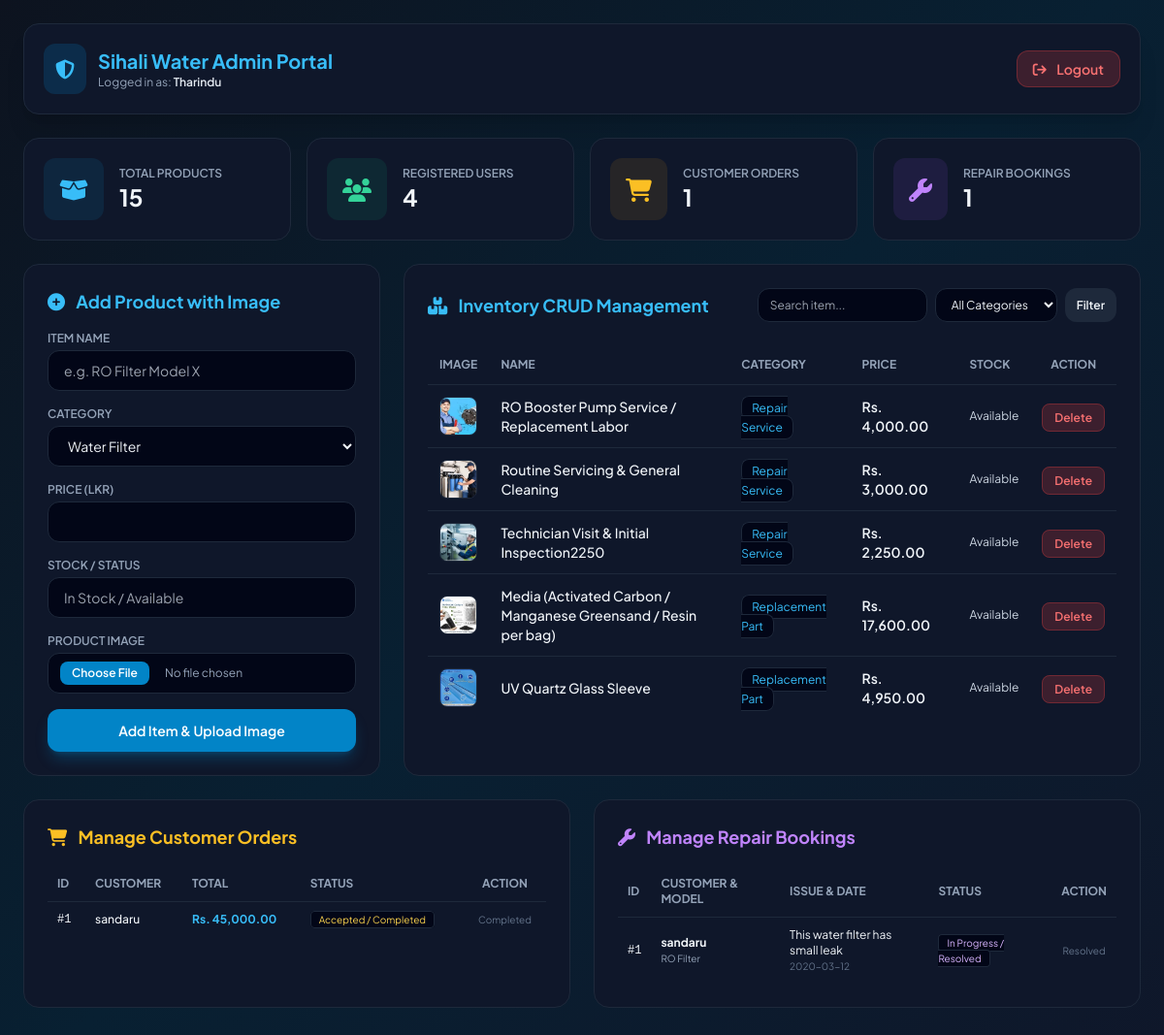
/admin_dashboard.php (signed in), run on the app's committed database.
### tables this page shows
CREATE TABLE `items` (
  `id` int(11) NOT NULL,
  `name` varchar(150) NOT NULL,
  `category` enum('Water Filter','Replacement Part','Repair Service') NOT NULL,
  `price` decimal(10,2) NOT NULL,
  `stock` varchar(100) NOT NULL,
  `created_at` timestamp NOT NULL DEFAULT current_timestamp(),
  `image` varchar(255) DEFAULT 'default_water.jpg'
);

CREATE TABLE `orders` (
  `order_id` int(11) NOT NULL,
  `user_id` int(11) DEFAULT NULL,
  `total_amount` decimal(10,2) DEFAULT NULL,
  `status` varchar(50) DEFAULT 'Pending',
  `created_at` timestamp NOT NULL DEFAULT current_timestamp()
);

CREATE TABLE `users` (
  `id` int(11) NOT NULL,
  `name` varchar(100) NOT NULL,
  `email` varchar(100) NOT NULL,
  `password` varchar(255) NOT NULL,
  `created_at` timestamp NOT NULL DEFAULT current_timestamp(),
  `role` varchar(20) DEFAULT 'user',
  `last_login` timestamp NOT NULL DEFAULT current_timestamp() ON UPDATE current_timestamp()
);

CREATE TABLE `repair_bookings` (
  `booking_id` int(11) NOT NULL,
  `user_id` int(11) DEFAULT NULL,
  `filter_model` varchar(150) DEFAULT NULL,
  `issue_description` text DEFAULT NULL,
  `preferred_date` date DEFAULT NULL,
  `status` varchar(50) DEFAULT 'Pending',
  `created_at` timestamp NOT NULL DEFAULT current_timestamp()
);

### admin_dashboard.php (the view, shortened to what this page needs)
<?php
include 'db.php';
$total_products = $conn->query("SELECT COUNT(*) as count FROM items")->fetch_assoc()['count'];
$total_users = $conn->query("SELECT COUNT(*) as count FROM users WHERE role='user'")->fetch_assoc()['count'];
$total_orders = $conn->query("SELECT COUNT(*) as count FROM orders")->fetch_assoc()['count'];
$total_bookings = $conn->query("SELECT COUNT(*) as count FROM repair_bookings")->fetch_assoc()['count'];
$search = $_GET['search'] ?? '';
$query = "SELECT * FROM items WHERE 1=1";
$query .= " ORDER BY id DESC";
$items = $conn->query($query);
$orders = $conn->query("SELECT o.*, u.name as user_name FROM orders o JOIN users u ON o.user_id = u.id ORDER BY o.order_id DESC");
$bookings = $conn->query("SELECT b.*, u.name as user_name FROM repair_bookings b JOIN users u ON b.user_id = u.id ORDER BY b.booking_id DESC");
?>
<!DOCTYPE html>
<html lang="en">
<head>
    <script src="https://cdn.tailwindcss.com"></script>
    <link rel="stylesheet" href="https://cdnjs.cloudflare.com/ajax/libs/font-awesome/6.4.0/css/all.min.css">
    <link rel="stylesheet" href="style.css">
</head>
<body class="bg-slate-950 text-slate-100 min-h-screen p-6 font-sans">
    <div class="flex justify-between items-center bg-slate-900 border border-slate-800 p-5 rounded-2xl mb-6 shadow-xl">
        <div class="flex items-center gap-3">
            <div class="bg-sky-600/20 text-sky-400 p-3 rounded-xl text-xl"><i class="fa-solid fa-shield-halved"></i></div>
            <div>
                <h1 class="text-xl font-bold text-sky-400">Sihali Water Admin Portal</h1>
                <p class="text-xs text-slate-400">Logged in as: <span class="text-slate-200 font-semibold"><?= htmlspecialchars($_SESSION['user_name']) ?></span></p>
            </div>
        </div>
        <a href="logout.php" class="bg-red-500/20 hover:bg-red-500/30 text-red-400 px-4 py-2 rounded-xl text-sm font-semibold transition border border-red-500/30"><i class="fa-solid fa-arrow-right-from-bracket mr-2"></i> Logout</a>
    </div>
    <div class="grid grid-cols-1 md:grid-cols-4 gap-4 mb-6">
        <div class="bg-slate-900 border border-slate-800 p-5 rounded-2xl flex items-center gap-4">
            <div class="bg-sky-500/10 text-sky-400 p-4 rounded-xl text-2xl"><i class="fa-solid fa-box-open"></i></div>
            <div>
                <p class="text-xs text-slate-400 uppercase font-semibold">Total Products</p>
                <h3 class="text-2xl font-bold"><?= $total_products ?></h3>
            </div>
        </div>
        <div class="bg-slate-900 border border-slate-800 p-5 rounded-2xl flex items-center gap-4">
            <div class="bg-emerald-500/10 text-emerald-400 p-4 rounded-xl text-2xl"><i class="fa-solid fa-users"></i></div>
            <div>
                <p class="text-xs text-slate-400 uppercase font-semibold">Registered Users</p>
                <h3 class="text-2xl font-bold"><?= $total_users ?></h3>
            </div>
        </div>
        <div class="bg-slate-900 border border-slate-800 p-5 rounded-2xl flex items-center gap-4">
            <div class="bg-amber-500/10 text-amber-400 p-4 rounded-xl text-2xl"><i class="fa-solid fa-cart-shopping"></i></div>
            <div>
                <p class="text-xs text-slate-400 uppercase font-semibold">Customer Orders</p>
                <h3 class="text-2xl font-bold"><?= $total_orders ?></h3>
            </div>
        </div>
        <div class="bg-slate-900 border border-slate-800 p-5 rounded-2xl flex items-center gap-4">
            <div class="bg-purple-500/10 text-purple-400 p-4 rounded-xl text-2xl"><i class="fa-solid fa-wrench"></i></div>
            <div>
                <p class="text-xs text-slate-400 uppercase font-semibold">Repair Bookings</p>
                <h3 class="text-2xl font-bold"><?= $total_bookings ?></h3>
            </div>
        </div>
    </div>
    <div class="grid grid-cols-1 lg:grid-cols-3 gap-6 mb-6">
        <div class="bg-slate-900 border border-slate-800 p-6 rounded-2xl h-fit">
            <h3 class="text-lg font-bold text-sky-400 mb-4"><i class="fa-solid fa-plus-circle mr-2"></i> Add Product with Image</h3>
            <form method="POST" enctype="multipart/form-data" class="space-y-4">
                <div>
                    <label class="block text-xs font-semibold text-slate-400 mb-1 uppercase">Item Name</label>
                    <input type="text" name="name" placeholder="e.g. RO Filter Model X" required class="w-full bg-slate-950 border border-slate-800 rounded-xl px-4 py-2.5 text-sm focus:outline-none focus:border-sky-500">
                </div>
                <div>
                    <label class="block text-xs font-semibold text-slate-400 mb-1 uppercase">Category</label>
                    <select name="category" class="w-full bg-slate-950 border border-slate-800 rounded-xl px-4 py-2.5 text-sm focus:outline-none focus:border-sky-500">
                        <option value="Water Filter">Water Filter</option>
                    </select>
                </div>
                <div>
                    <label class="block text-xs font-semibold text-slate-400 mb-1 uppercase">Price (LKR)</label>
                    <input type="number" step="0.01" name="price" required class="w-full bg-slate-950 border border-slate-800 rounded-xl px-4 py-2.5 text-sm focus:outline-none focus:border-sky-500">
                </div>
                <div>
                    <label class="block text-xs font-semibold text-slate-400 mb-1 uppercase">Stock / Status</label>
                    <input type="text" name="stock" placeholder="In Stock / Available" required class="w-full bg-slate-950 border border-slate-800 rounded-xl px-4 py-2.5 text-sm focus:outline-none focus:border-sky-500">
                </div>
                <div>
                    <label class="block text-xs font-semibold text-slate-400 mb-1 uppercase">Product Image</label>
                    <input type="file" name="image" accept="image/*" required class="w-full bg-slate-950 border border-slate-800 rounded-xl px-3 py-2 text-xs text-slate-400 file:mr-4 file:py-1 file:px-3 file:rounded-lg file:border-0 file:text-xs file:font-semibold file:bg-sky-600 file:text-white hover:file:bg-sky-500">
                </div>
                <button type="submit" name="add_item" class="w-full bg-sky-600 hover:bg-sky-500 text-white font-semibold py-3 rounded-xl transition shadow-lg shadow-sky-600/30 text-sm">Add Item & Upload Image</button>
            </form>
        </div>
        <div class="lg:col-span-2 bg-slate-900 border border-slate-800 p-6 rounded-2xl">
            <div class="flex flex-col md:flex-row justify-between items-center gap-4 mb-6">
                <h3 class="text-lg font-bold text-sky-400"><i class="fa-solid fa-boxes-stacked mr-2"></i> Inventory CRUD Management</h3>
                <form method="GET" class="flex gap-2 w-full md:w-auto">
                    <input type="text" name="search" value="<?= htmlspecialchars($search) ?>" placeholder="Search item..." class="bg-slate-950 border border-slate-800 rounded-xl px-3 py-2 text-xs focus:outline-none focus:border-sky-500">
                    <select name="category" class="bg-slate-950 border border-slate-800 rounded-xl px-3 py-2 text-xs focus:outline-none focus:border-sky-500">
                        <option value="">All Categories</option>
                    </select>
                    <button type="submit" class="bg-slate-800 hover:bg-slate-700 px-3 py-2 rounded-xl text-xs font-semibold">Filter</button>
                </form>
            </div>
            <div class="overflow-x-auto max-h-96 overflow-y-auto">
                <table class="w-full text-left border-collapse">
                    <thead>
                        <tr class="border-b border-slate-800 text-slate-400 text-xs uppercase sticky top-0 bg-slate-900">
                            <th class="p-3">Image</th>
                            <th class="p-3">Name</th>
                            <th class="p-3">Category</th>
                            <th class="p-3">Price</th>
                            <th class="p-3">Stock</th>
                            <th class="p-3 text-center">Action</th>
                        </tr>
                    </thead>
                    <tbody class="divide-y divide-slate-800 text-sm">
                        <?php while($row = $items->fetch_assoc()): ?>
                        <tr class="hover:bg-slate-800/50">
                            <td class="p-3">
                                <img src="<?= !empty($row['image']) ? $row['image'] : 'uploads/default.jpg' ?>" alt="" class="w-10 h-10 object-cover rounded-lg border border-slate-800">
                            </td>
                            <td class="p-3 font-medium"><?= htmlspecialchars($row['name']) ?></td>
                            <td class="p-3"><span class="bg-slate-950 border border-slate-800 px-2.5 py-1 rounded-lg text-xs text-sky-400"><?= $row['category'] ?></span></td>
                            <td class="p-3 font-semibold">Rs. <?= number_format($row['price'], 2) ?></td>
                            <td class="p-3 text-xs text-slate-300"><?= htmlspecialchars($row['stock']) ?></td>
                            <td class="p-3 text-center">
                                <a href="admin_dashboard.php?delete=<?= $row['id'] ?>" class="bg-red-500/20 hover:bg-red-500/30 text-red-400 px-3 py-1.5 rounded-lg text-xs font-semibold transition border border-red-500/30" onclick="return confirm('Delete item?')">Delete</a>
                            </td>
                        </tr>
                        <?php endwhile; ?>
                    </tbody>
                </table>
            </div>
        </div>
    </div>
    <div class="grid grid-cols-1 lg:grid-cols-2 gap-6 mb-6">
        <div class="bg-slate-900 border border-slate-800 p-6 rounded-2xl">
            <h3 class="text-lg font-bold text-amber-400 mb-4"><i class="fa-solid fa-cart-shopping mr-2"></i> Manage Customer Orders</h3>
            <div class="overflow-x-auto max-h-72 overflow-y-auto">
                <table class="w-full text-left border-collapse text-xs">
                    <thead>
                        <tr class="border-b border-slate-800 text-slate-400 uppercase sticky top-0 bg-slate-900">
                            <th class="p-2.5">ID</th>
                            <th class="p-2.5">Customer</th>
                            <th class="p-2.5">Total</th>
                            <th class="p-2.5">Status</th>
                            <th class="p-2.5 text-center">Action</th>
                        </tr>
                    </thead>
                    <tbody class="divide-y divide-slate-800">
                        <?php while($ord = $orders->fetch_assoc()): ?>
                        <tr class="hover:bg-slate-800/50">
                            <td class="p-2.5 font-mono">#<?= $ord['order_id'] ?></td>
                            <td class="p-2.5 font-medium"><?= htmlspecialchars($ord['user_name']) ?></td>
                            <td class="p-2.5 font-bold text-sky-400">Rs. <?= number_format($ord['total_amount'], 2) ?></td>
                            <td class="p-2.5"><span class="bg-slate-950 px-2 py-0.5 rounded text-[10px] text-amber-300 border border-slate-800"><?= $ord['status'] ?></span></td>
                            <td class="p-2.5 text-center">
                                <?php if($ord['status'] == 'Pending'): ?>
                                    <a href="admin_dashboard.php?update_order=<?= $ord['order_id'] ?>" class="bg-emerald-500/20 hover:bg-emerald-500/30 text-emerald-400 px-2.5 py-1 rounded text-[10px] font-semibold border border-emerald-500/30">Accept</a>
                                <?php else: ?>
                                    <span class="text-slate-500 text-[10px]">Completed</span>
                                <?php endif; ?>
                            </td>
                        </tr>
                        <?php endwhile; ?>
                    </tbody>
                </table>
            </div>
        </div>
        <div class="bg-slate-900 border border-slate-800 p-6 rounded-2xl">
            <h3 class="text-lg font-bold text-purple-400 mb-4"><i class="fa-solid fa-wrench mr-2"></i> Manage Repair Bookings</h3>
            <div class="overflow-x-auto max-h-72 overflow-y-auto">
                <table class="w-full text-left border-collapse text-xs">
                    <thead>
                        <tr class="border-b border-slate-800 text-slate-400 uppercase sticky top-0 bg-slate-900">
                            <th class="p-2.5">ID</th>
                            <th class="p-2.5">Customer & Model</th>
                            <th class="p-2.5">Issue & Date</th>
                            <th class="p-2.5">Status</th>
                            <th class="p-2.5 text-center">Action</th>
                        </tr>
                    </thead>
                    <tbody class="divide-y divide-slate-800">
                        <?php while($book = $bookings->fetch_assoc()): ?>
                        <tr class="hover:bg-slate-800/50">
                            <td class="p-2.5 font-mono">#<?= $book['booking_id'] ?></td>
                            <td class="p-2.5">
                                <p class="font-bold"><?= htmlspecialchars($book['user_name']) ?></p>
                                <p class="text-slate-400 text-[10px]"><?= htmlspecialchars($book['filter_model']) ?></p>
                            </td>
                            <td class="p-2.5">
                                <p><?= htmlspecialchars($book['issue_description']) ?></p>
                                <p class="text-slate-500 text-[10px]"><?= $book['preferred_date'] ?></p>
                            </td>
                            <td class="p-2.5"><span class="bg-slate-950 px-2 py-0.5 rounded text-[10px] text-purple-300 border border-slate-800"><?= $book['status'] ?></span></td>
                            <td class="p-2.5 text-center">
                                <?php if($book['status'] == 'Pending'): ?>
                                    <a href="admin_dashboard.php?update_booking=<?= $book['booking_id'] ?>" class="bg-emerald-500/20 hover:bg-emerald-500/30 text-emerald-400 px-2.5 py-1 rounded text-[10px] font-semibold border border-emerald-500/30">Resolve</a>
                                <?php else: ?>
                                    <span class="text-slate-500 text-[10px]">Resolved</span>
                                <?php endif; ?>
                            </td>
                        </tr>
                        <?php endwhile; ?>
                    </tbody>
                </table>
            </div>
        </div>
    </div>
</body>
</html>

### style.css (style rules this page uses)
:root { --bg-gradient: linear-gradient(135deg, #0d131f 0%, #082032 50%, #0f172a 100%); --glass-bg: rgba(255, 255, 255, 0.05); --glass-border: rgba(255, 255, 255, 0.12); --glass-hover: rgba(255, 255, 255, 0.1); --accent-gold: linear-gradient(135deg, #f6d365 0%, #fda085 100%); --accent-cyan: linear-gradient(135deg, #00f2fe 0%, #4facfe 100%); --text-main: #f8fafc; --text-muted: #94a3b8; --shadow-luxury: 0 8px 32px 0 rgba(0, 0, 0, 0.37); }
* { margin: 0; padding: 0; box-sizing: border-box; font-family: 'Plus Jakarta Sans', sans-serif; }
body { background: var(--bg-gradient); color: var(--text-main); min-height: 100vh; overflow-x: hidden; }
.grid { display: grid; grid-template-columns: repeat(auto-fit, minmax(280px, 1fr)); gap: 2rem; }

### data on the page
items: image (picture), name "RO Booster Pump Service / Replacement Labor", category "Repair Service", price "4,000.00", stock "Available"
items: image (picture), name "Routine Servicing & General Cleaning", category "Repair Service", price "3,000.00", stock "Available"
items: image (picture), name "Technician Visit & Initial Inspection2250", category "Repair Service", price "2,250.00", stock "Available"
items: image (picture), name "Media (Activated Carbon / Manganese Greensand / Resin per bag)", category "Replacement Part", price "17,600.00", stock "Available"
items: image (picture), name "UV Quartz Glass Sleeve", category "Replacement Part", price "4,950.00", stock "Available"
orders: order_id "1", user.name "sandaru", total_amount "45,000.00", status "Accepted / Completed"
repair_bookings: booking_id "1", user.name "sandaru", filter_model "RO Filter", issue_description "This water filter has small leak", preferred_date "2020-03-12", status "In Progress / Resolved"

### other printed values
$_SESSION['user_name'] "Tharindu"
$total_products "15"
$total_users "4"
$total_orders "1"
$total_bookings "1"
